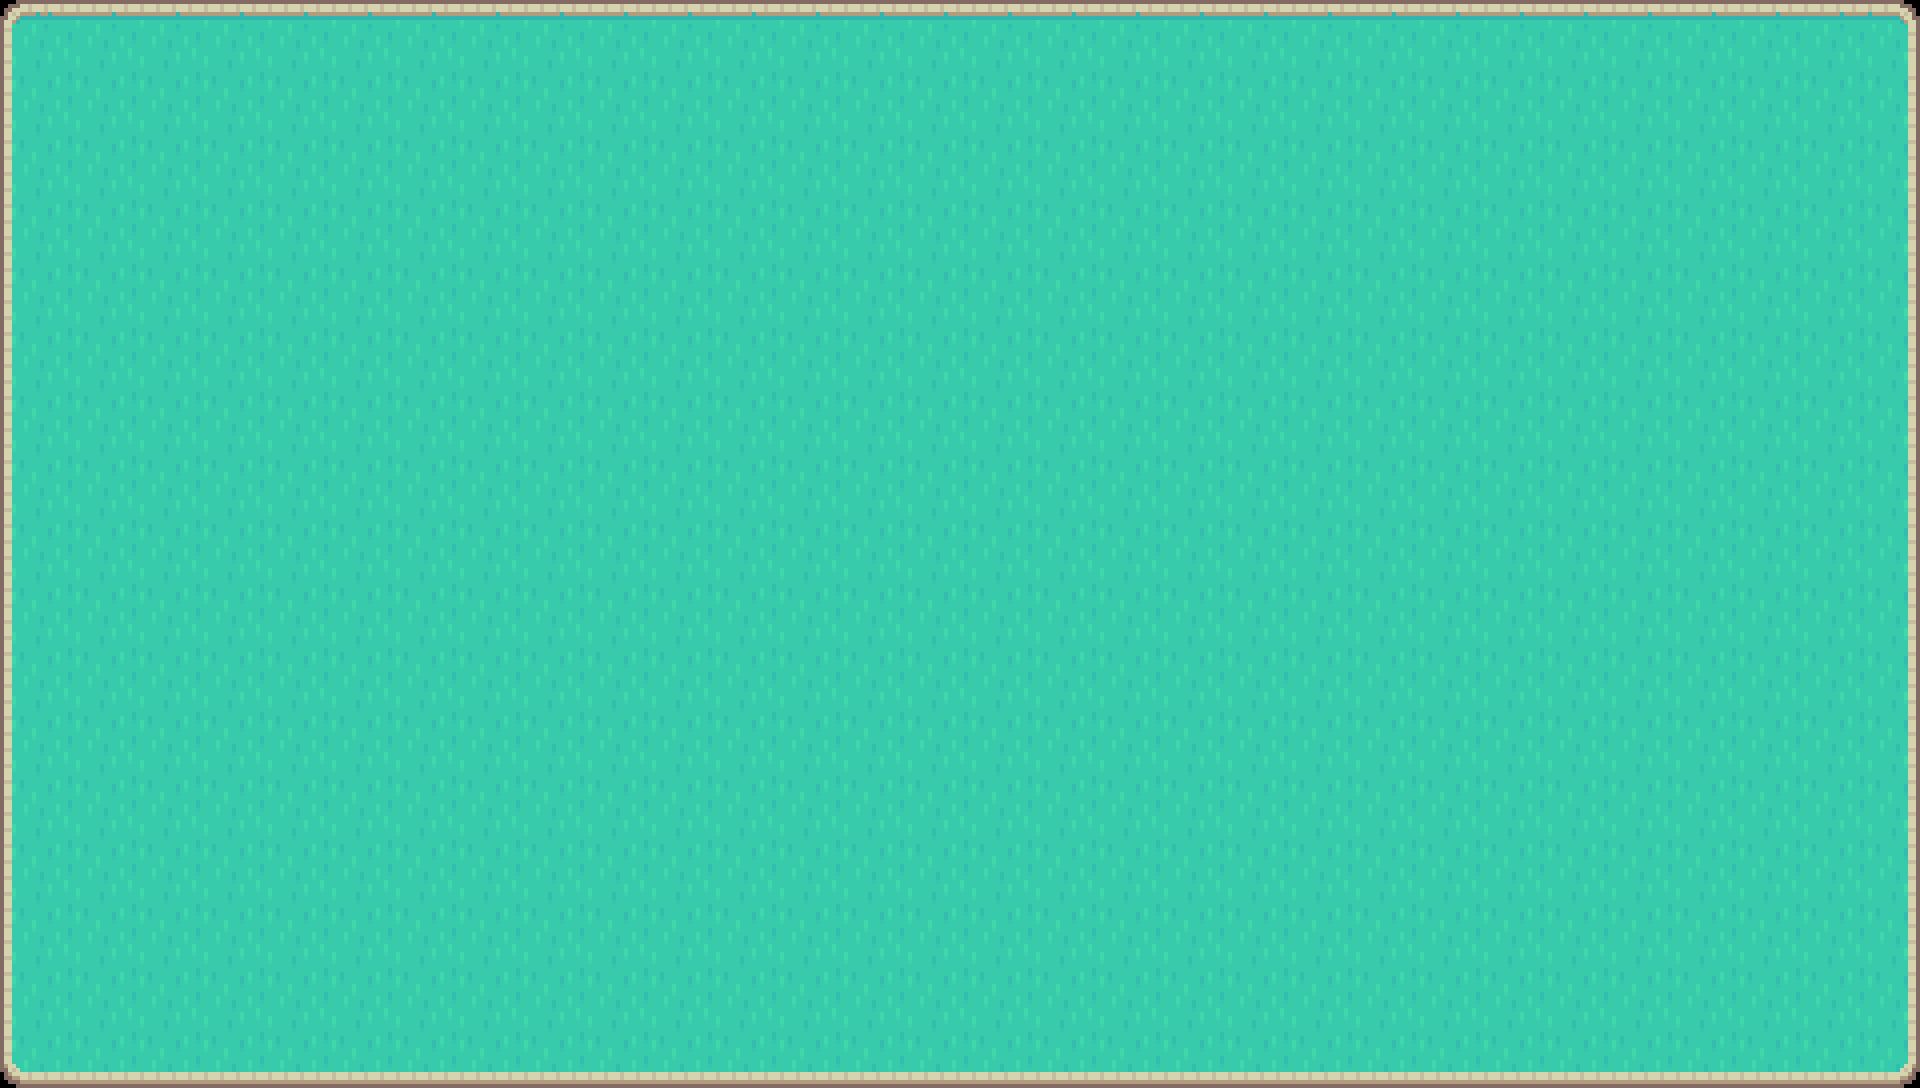

This game map was drawn from its Tiled (.tmx) file and the tilesets committed beside it. A one-line description and the full map source follow:
An orthogonal 30x17 tile map with 64x64 px tiles, 1 tile layer (Capa de patrones 1).

<map version="1.10" tiledversion="1.11.2" orientation="orthogonal" renderorder="right-down" width="30" height="17" tilewidth="64" tileheight="64" infinite="0" nextlayerid="2" nextobjectid="1">
 <tileset firstgid="1" name="tiles" tilewidth="64" tileheight="64" tilecount="54" columns="9">
  <image source="tiles.png" width="576" height="384" />
 </tileset>
 <layer id="1" name="Capa de patrones 1" width="30" height="17">
  <data encoding="csv">
1,2,2,2,2,2,2,2,2,2,2,2,2,2,2,2,2,2,2,2,2,2,2,2,2,2,2,2,2,3,
10,11,11,11,11,11,11,11,11,11,11,11,11,11,11,11,11,11,11,11,11,11,11,11,11,11,11,11,11,12,
10,11,11,11,11,11,11,11,11,11,11,11,11,11,11,11,11,11,11,11,11,11,11,11,11,11,11,11,11,12,
10,11,11,11,11,11,11,11,11,11,11,11,11,11,11,11,11,11,11,11,11,11,11,11,11,11,11,11,11,12,
10,11,11,11,11,11,11,11,11,11,11,11,11,11,11,11,11,11,11,11,11,11,11,11,11,11,11,11,11,12,
10,11,11,11,11,11,11,11,11,11,11,11,11,11,11,11,11,11,11,11,11,11,11,11,11,11,11,11,11,12,
10,11,11,11,11,11,11,11,11,11,11,11,11,11,11,11,11,11,11,11,11,11,11,11,11,11,11,11,11,12,
10,11,11,11,11,11,11,11,11,11,11,11,11,11,11,11,11,11,11,11,11,11,11,11,11,11,11,11,11,12,
10,11,11,11,11,11,11,11,11,11,11,11,11,11,11,11,11,11,11,11,11,11,11,11,11,11,11,11,11,12,
10,11,11,11,11,11,11,11,11,11,11,11,11,11,11,11,11,11,11,11,11,11,11,11,11,11,11,11,11,12,
10,11,11,11,11,11,11,11,11,11,11,11,11,11,11,11,11,11,11,11,11,11,11,11,11,11,11,11,11,12,
10,11,11,11,11,11,11,11,11,11,11,11,11,11,11,11,11,11,11,11,11,11,11,11,11,11,11,11,11,12,
10,11,11,11,11,11,11,11,11,11,11,11,11,11,11,11,11,11,11,11,11,11,11,11,11,11,11,11,11,12,
10,11,11,11,11,11,11,11,11,11,11,11,11,11,11,11,11,11,11,11,11,11,11,11,11,11,11,11,11,12,
10,11,11,11,11,11,11,11,11,11,11,11,11,11,11,11,11,11,11,11,11,11,11,11,11,11,11,11,11,12,
10,11,11,11,11,11,11,11,11,11,11,11,11,11,11,11,11,11,11,11,11,11,11,11,11,11,11,11,11,12,
19,20,20,20,20,20,20,20,20,20,20,20,20,20,20,20,20,20,20,20,20,20,20,20,20,20,20,20,20,21
</data>
 </layer>
</map>
